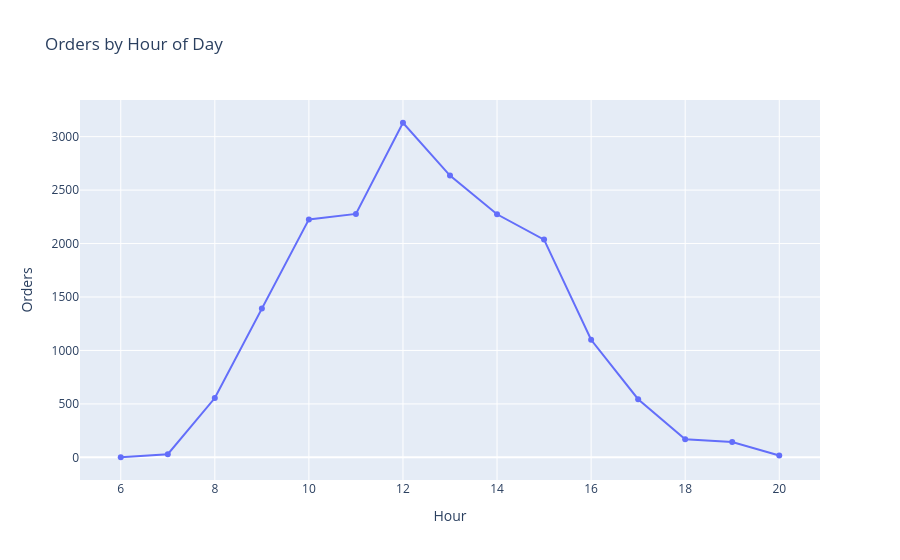

Notebook cell for this chart:
### Markdown cell above
### 17. Business Question 7: What Time Do Customers Shop?

### Code cell
hourly_orders = (
    df.groupby("Hour")["InvoiceNo"]
    .nunique()
    .reset_index(name="Orders")
)

# Visualize:

fig = px.line(
    hourly_orders,
    x="Hour",
    y="Orders",
    markers=True,
    title="Orders by Hour of Day"
)

fig.show()

# This answers:

# What are the company's busiest shopping hours?

# This information could affect:

# Marketing campaign timing
# Customer support staffing
# Promotional notifications
# Website infrastructure planning

### Figure 1 — Plotly figure (JSON) as saved in the notebook; plotly's stock layout.template omitted (floating-point values rounded to 4 significant figures)
{"data": [{"hovertemplate": "Hour=%{x}<br>Orders=%{y}<extra></extra>", "legendgroup": "", "line": {"color": "#636efa", "dash": "solid"}, "marker": {"symbol": "circle"}, "mode": "lines+markers", "name": "", "orientation": "v", "showlegend": false, "type": "scatter", "x": [6, 7, 8, 9, 10, 11, 12, 13, 14, 15, 16, 17, 18, 19, 20], "xaxis": "x", "y": [1, 29, 555, 1393, 2226, 2277, 3130, 2636, 2274, 2037, 1100, 544, 169, 144, 18], "yaxis": "y"}], "layout": {"legend": {"tracegroupgap": 0}, "title": {"text": "Orders by Hour of Day"}, "xaxis": {"anchor": "y", "domain": [0, 1], "title": {"text": "Hour"}}, "yaxis": {"anchor": "x", "domain": [0, 1], "title": {"text": "Orders"}}}}
